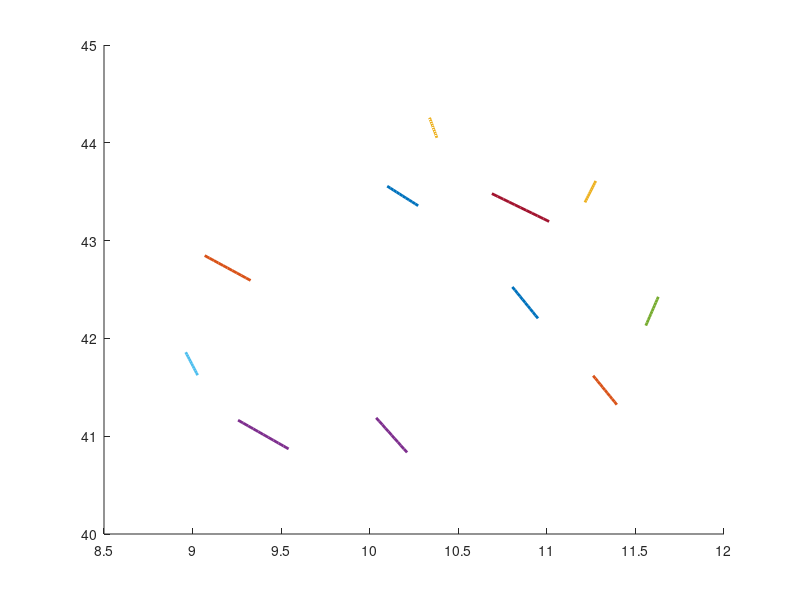

This figure's MATLAB source: (Note: this script raises an error after producing the figure.)
clear
close all
clc
load Workspace/SimoneWorkspace % load magnets initial position, trajectories, and sensor matrix
addpath('Dependencies');
addpath('stlTools');

% x00 = position and orientation of a11 magnets (Nb_MM, on the columns), along 121 steps (on the raws)
% xrr, TrajMag_fit = used for plot only, you don't need them
% Matrix_of_sensors = coordinates of 480 sensors, there is a conversions in the code because they are in inches
% mag_mom = magnetic moment of the magnets
% DD = diameter of the magnets
% LL = height of the magnets
% fi_marta = muscles to plot, taken from the cad (shoulder_arm_skin_POLLICI_stl.stl), used only for plot
% NB_MM = Number of Magnets

%% Random Gaussian Noise

rng(2) % seed for generating the same random numbers everytime I launch the code
mu                  =       0.000;
sigma               =       0.004;
Noise = randn(size(x00,1)*size(Matrix_of_sensors,2),3) * sigma + mu;
% figure; histogram(Noise(:,1),250) % this is the noise to be added to the simulated field

%% PLOT THE SETUP %%

figure; hold on  
for i = length(TrajMag_fit)
    for mm = 1:Nb_MM
        plot3(TrajMag_fit{i}{mm}(:,1),TrajMag_fit{i}{mm}(:,2),TrajMag_fit{i}{mm}(:,3),'LineWidth',2)
    end
end
 plot_cylinders(xrr,1);
 scatter3(Matrix_of_sensors(1,:),Matrix_of_sensors(2,:),...
    Matrix_of_sensors(3,:),'o','MarkerFaceColor',[0 0.447 0.741],'MarkerEdgeColor',[0 0 0],...
       'MarkerFaceAlpha',0.2,'MarkerEdgeAlpha',0.3)  
% plot_muscles(fi_marta)
hold off
axis equal
set(gca,'XTick',[],'YTick',[],'XColor','none','YColor','none')
set(gcf,'Position',[50 50 800 600]) 
title('Setup', 'FontSize',18)

clear i m
%% Add Random_Tilting, i.e. random rotations of the magnets along the trajectory

[read_to_save,x00] = Add_RandomRot(TrajMag_fit, Matrix_of_sensors, M, DD, LL);
read_noise = read_to_save + Noise;

%% Localize the Magnets along the Trajectories, step by step
% Trajectories are 121 steps long, because we have:
%   - 11 magnets
%   - 11 step-points for each magnet trajectory
%   - magnets are moved one per time, while the others stay in their initial position

Loc = zeros(size(x00,1),6*Nb_MM); % vairable that will host the localizations
mat = Matrix_of_sensors.*0.0254;  % conversione pollici-metri

%% Localize
Nb_s = size(Matrix_of_sensors,2);
for s = 1:size(x00,1)
    disp(s);
    
    Read = read_noise((s-1)*Nb_s+1:s*Nb_s,:);
    if s == 1
        x = x00(s,:);
        x = reshape(x,6,Nb_MM);
        x = x';
        x(:,1:3) = x(:,1:3) + ((1-0.5).*rand(Nb_MM,3) + 0.0)*1e-2; % err tra 5 mm e 1 cm
    else
        x = Loc(s-1,:);
        x = reshape(x,6,Nb_MM);
        x = x';        
    end
    tic
    Loc_temp = localize_magnets_sym(x, Read, Nb_MM, mag_mom, mat', 0);
    time = toc;
    LLoc = Loc_temp';
    LLoc = LLoc(:);
    Loc(s,:) = LLoc;
      
end

clear s
%% ScatterPlot (very very very slow if you plot all checkpoints)
init = 10;
fin = 82; % you can change init and fin to plot different instants of the results
DoScatterPlots(x00(init:fin,:),Loc(init:fin,:),mat,(fin-init),Nb_MM) % plot results of the localization (only position, not orientation)
 


